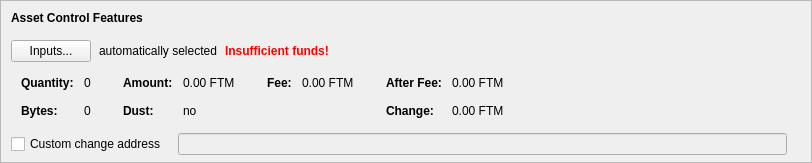
      <widget class="QFrame" name="frameAssetControl">
       <property name="sizePolicy">
        <sizepolicy hsizetype="Expanding" vsizetype="Fixed">
         <horstretch>0</horstretch>
         <verstretch>0</verstretch>
        </sizepolicy>
       </property>
       <property name="maximumSize">
        <size>
         <width>16777215</width>
         <height>16777215</height>
        </size>
       </property>
       <property name="frameShape">
        <enum>QFrame::StyledPanel</enum>
       </property>
       <property name="frameShadow">
        <enum>QFrame::Sunken</enum>
       </property>
       <layout class="QVBoxLayout" name="verticalLayoutAssetControl2">
        <property name="spacing">
         <number>0</number>
        </property>
        <property name="leftMargin">
         <number>0</number>
        </property>
        <property name="topMargin">
         <number>0</number>
        </property>
        <property name="rightMargin">
         <number>0</number>
        </property>
        <property name="bottomMargin">
         <number>6</number>
        </property>
        <item>
         <layout class="QVBoxLayout" name="verticalLayoutAssetControl" stretch="0,0,0,0,1">
          <property name="spacing">
           <number>0</number>
          </property>
          <property name="leftMargin">
           <number>10</number>
          </property>
          <property name="topMargin">
           <number>10</number>
          </property>
          <item>
           <layout class="QHBoxLayout" name="horizontalLayoutAssetControl1">
            <property name="bottomMargin">
             <number>15</number>
            </property>
            <item>
             <widget class="QLabel" name="labelAssetControlFeatures">
              <property name="sizePolicy">
               <sizepolicy hsizetype="Preferred" vsizetype="Maximum">
                <horstretch>0</horstretch>
                <verstretch>0</verstretch>
               </sizepolicy>
              </property>
              <property name="font">
               <font>
                <weight>75</weight>
                <bold>true</bold>
               </font>
              </property>
              <property name="styleSheet">
               <string notr="true">font-weight:bold;</string>
              </property>
              <property name="text">
               <string>Asset Control Features</string>
              </property>
             </widget>
            </item>
           </layout>
          </item>
          <item>
           <layout class="QHBoxLayout" name="horizontalLayoutAssetControl2" stretch="0,0,0,0">
            <property name="spacing">
             <number>8</number>
            </property>
            <property name="bottomMargin">
             <number>10</number>
            </property>
            <item>
             <widget class="QPushButton" name="pushButtonAssetControl">
              <property name="styleSheet">
               <string notr="true"/>
              </property>
              <property name="text">
               <string>Inputs...</string>
              </property>
              <property name="autoDefault">
               <bool>false</bool>
              </property>
             </widget>
            </item>
            <item>
             <widget class="QLabel" name="labelAssetControlAutomaticallySelected">
              <property name="text">
               <string>automatically selected</string>
              </property>
              <property name="margin">
               <number>5</number>
              </property>
             </widget>
            </item>
            <item>
             <widget class="QLabel" name="labelAssetControlInsuffFunds">
              <property name="font">
               <font>
                <weight>75</weight>
                <bold>true</bold>
               </font>
              </property>
              <property name="styleSheet">
               <string notr="true">color:red;font-weight:bold;</string>
              </property>
              <property name="text">
               <string>Insufficient funds!</string>
              </property>
              <property name="margin">
               <number>5</number>
              </property>
             </widget>
            </item>
            <item>
             <spacer name="horizontalSpacerAssetControl">
              <property name="orientation">
               <enum>Qt::Horizontal</enum>
              </property>
              <property name="sizeHint" stdset="0">
               <size>
                <width>40</width>
                <height>1</height>
               </size>
              </property>
             </spacer>
            </item>
           </layout>
          </item>
          <item>
           <widget class="QWidget" name="widgetAssetControl" native="true">
            <property name="sizePolicy">
             <sizepolicy hsizetype="Preferred" vsizetype="Preferred">
              <horstretch>0</horstretch>
              <verstretch>0</verstretch>
             </sizepolicy>
            </property>
            <property name="minimumSize">
             <size>
              <width>0</width>
              <height>0</height>
             </size>
            </property>
            <property name="styleSheet">
             <string notr="true"/>
            </property>
            <layout class="QHBoxLayout" name="horizontalLayoutAssetControl5">
             <property name="leftMargin">
              <number>0</number>
             </property>
             <property name="topMargin">
              <number>0</number>
             </property>
             <property name="rightMargin">
              <number>0</number>
             </property>
             <property name="bottomMargin">
              <number>0</number>
             </property>
             <item>
              <layout class="QHBoxLayout" name="horizontalLayoutAssetControl3" stretch="0,0,0,1">
               <property name="spacing">
                <number>20</number>
               </property>
               <property name="topMargin">
                <number>0</number>
               </property>
               <property name="bottomMargin">
                <number>10</number>
               </property>
               <item>
                <layout class="QFormLayout" name="formLayoutAssetControl1">
                 <property name="horizontalSpacing">
                  <number>10</number>
                 </property>
                 <property name="verticalSpacing">
                  <number>14</number>
                 </property>
                 <property name="leftMargin">
                  <number>10</number>
                 </property>
                 <property name="topMargin">
                  <number>4</number>
                 </property>
                 <property name="rightMargin">
                  <number>6</number>
                 </property>
                 <item row="0" column="0">
                  <widget class="QLabel" name="labelAssetControlQuantityText">
                   <property name="font">
                    <font>
                     <weight>75</weight>
                     <bold>true</bold>
                    </font>
                   </property>
                   <property name="text">
                    <string>Quantity:</string>
                   </property>
                   <property name="margin">
                    <number>0</number>
                   </property>
                  </widget>
                 </item>
                 <item row="0" column="1">
                  <widget class="QLabel" name="labelAssetControlQuantity">
                   <property name="cursor">
                    <cursorShape>IBeamCursor</cursorShape>
                   </property>
                   <property name="contextMenuPolicy">
                    <enum>Qt::ActionsContextMenu</enum>
                   </property>
                   <property name="text">
                    <string notr="true">0</string>
                   </property>
                   <property name="margin">
                    <number>0</number>
                   </property>
                   <property name="textInteractionFlags">
                    <set>Qt::LinksAccessibleByMouse|Qt::TextSelectableByKeyboard|Qt::TextSelectableByMouse</set>
                   </property>
                  </widget>
                 </item>
                 <item row="1" column="0">
                  <widget class="QLabel" name="labelAssetControlBytesText">
                   <property name="font">
                    <font>
                     <weight>75</weight>
                     <bold>true</bold>
                    </font>
                   </property>
                   <property name="text">
                    <string>Bytes:</string>
                   </property>
                  </widget>
                 </item>
                 <item row="1" column="1">
                  <widget class="QLabel" name="labelAssetControlBytes">
                   <property name="cursor">
                    <cursorShape>IBeamCursor</cursorShape>
                   </property>
                   <property name="contextMenuPolicy">
                    <enum>Qt::ActionsContextMenu</enum>
                   </property>
                   <property name="text">
                    <string notr="true">0</string>
                   </property>
                   <property name="textInteractionFlags">
                    <set>Qt::LinksAccessibleByMouse|Qt::TextSelectableByKeyboard|Qt::TextSelectableByMouse</set>
                   </property>
                  </widget>
                 </item>
                </layout>
               </item>
               <item>
                <layout class="QFormLayout" name="formLayoutAssetControl2">
                 <property name="horizontalSpacing">
                  <number>10</number>
                 </property>
                 <property name="verticalSpacing">
                  <number>14</number>
                 </property>
                 <property name="leftMargin">
                  <number>6</number>
                 </property>
                 <property name="topMargin">
                  <number>4</number>
                 </property>
                 <property name="rightMargin">
                  <number>6</number>
                 </property>
                 <item row="0" column="0">
                  <widget class="QLabel" name="labelAssetControlAmountText">
                   <property name="font">
                    <font>
                     <weight>75</weight>
                     <bold>true</bold>
                    </font>
                   </property>
                   <property name="text">
                    <string>Amount:</string>
                   </property>
                   <property name="margin">
                    <number>0</number>
                   </property>
                  </widget>
                 </item>
                 <item row="0" column="1">
                  <widget class="QLabel" name="labelAssetControlAmount">
                   <property name="cursor">
                    <cursorShape>IBeamCursor</cursorShape>
                   </property>
                   <property name="contextMenuPolicy">
                    <enum>Qt::ActionsContextMenu</enum>
                   </property>
                   <property name="text">
                    <string notr="true">0.00 FTM</string>
                   </property>
                   <property name="textInteractionFlags">
                    <set>Qt::LinksAccessibleByMouse|Qt::TextSelectableByKeyboard|Qt::TextSelectableByMouse</set>
                   </property>
                  </widget>
                 </item>
                 <item row="1" column="0">
                  <widget class="QLabel" name="labelAssetControlLowOutputText">
                   <property name="font">
                    <font>
                     <weight>75</weight>
                     <bold>true</bold>
                    </font>
                   </property>
                   <property name="text">
                    <string>Dust:</string>
                   </property>
                  </widget>
                 </item>
                 <item row="1" column="1">
                  <widget class="QLabel" name="labelAssetControlLowOutput">
                   <property name="cursor">
                    <cursorShape>IBeamCursor</cursorShape>
                   </property>
                   <property name="contextMenuPolicy">
                    <enum>Qt::ActionsContextMenu</enum>
                   </property>
                   <property name="text">
                    <string notr="true">no</string>
                   </property>
                   <property name="textInteractionFlags">
                    <set>Qt::LinksAccessibleByMouse|Qt::TextSelectableByKeyboard|Qt::TextSelectableByMouse</set>
                   </property>
                  </widget>
                 </item>
                </layout>
               </item>
               <item>
                <layout class="QFormLayout" name="formLayoutAssetControl3">
                 <property name="horizontalSpacing">
                  <number>10</number>
                 </property>
                 <property name="verticalSpacing">
                  <number>14</number>
                 </property>
                 <property name="leftMargin">
                  <number>6</number>
                 </property>
                 <property name="topMargin">
                  <number>4</number>
                 </property>
                 <property name="rightMargin">
                  <number>6</number>
                 </property>
                 <item row="0" column="0">
                  <widget class="QLabel" name="labelAssetControlFeeText">
                   <property name="font">
                    <font>
                     <weight>75</weight>
                     <bold>true</bold>
                    </font>
                   </property>
                   <property name="text">
                    <string>Fee:</string>
                   </property>
                   <property name="margin">
                    <number>0</number>
                   </property>
                  </widget>
                 </item>
                 <item row="0" column="1">
                  <widget class="QLabel" name="labelAssetControlFee">
                   <property name="cursor">
                    <cursorShape>IBeamCursor</cursorShape>
                   </property>
                   <property name="contextMenuPolicy">
                    <enum>Qt::ActionsContextMenu</enum>
                   </property>
                   <property name="text">
                    <string notr="true">0.00 FTM</string>
                   </property>
                   <property name="textInteractionFlags">
                    <set>Qt::LinksAccessibleByMouse|Qt::TextSelectableByKeyboard|Qt::TextSelectableByMouse</set>
                   </property>
                  </widget>
                 </item>
                </layout>
               </item>
               <item>
                <layout class="QFormLayout" name="formLayoutAssetControl4">
                 <property name="horizontalSpacing">
                  <number>10</number>
                 </property>
                 <property name="verticalSpacing">
                  <number>14</number>
                 </property>
                 <property name="leftMargin">
                  <number>6</number>
                 </property>
                 <property name="topMargin">
                  <number>4</number>
                 </property>
                 <property name="rightMargin">
                  <number>6</number>
                 </property>
                 <item row="0" column="0">
                  <widget class="QLabel" name="labelAssetControlAfterFeeText">
                   <property name="font">
                    <font>
                     <weight>75</weight>
                     <bold>true</bold>
                    </font>
                   </property>
                   <property name="text">
                    <string>After Fee:</string>
                   </property>
                   <property name="margin">
                    <number>0</number>
                   </property>
                  </widget>
                 </item>
                 <item row="0" column="1">
                  <widget class="QLabel" name="labelAssetControlAfterFee">
                   <property name="cursor">
                    <cursorShape>IBeamCursor</cursorShape>
                   </property>
                   <property name="contextMenuPolicy">
                    <enum>Qt::ActionsContextMenu</enum>
                   </property>
                   <property name="text">
                    <string notr="true">0.00 FTM</string>
                   </property>
                   <property name="textInteractionFlags">
                    <set>Qt::LinksAccessibleByMouse|Qt::TextSelectableByKeyboard|Qt::TextSelectableByMouse</set>
                   </property>
                  </widget>
                 </item>
                 <item row="1" column="0">
                  <widget class="QLabel" name="labelAssetControlChangeText">
                   <property name="font">
                    <font>
                     <weight>75</weight>
                     <bold>true</bold>
                    </font>
                   </property>
                   <property name="text">
                    <string>Change:</string>
                   </property>
                  </widget>
                 </item>
                 <item row="1" column="1">
                  <widget class="QLabel" name="labelAssetControlChange">
                   <property name="cursor">
                    <cursorShape>IBeamCursor</cursorShape>
                   </property>
                   <property name="contextMenuPolicy">
                    <enum>Qt::ActionsContextMenu</enum>
                   </property>
                   <property name="text">
                    <string notr="true">0.00 FTM</string>
                   </property>
                   <property name="textInteractionFlags">
                    <set>Qt::LinksAccessibleByMouse|Qt::TextSelectableByKeyboard|Qt::TextSelectableByMouse</set>
                   </property>
                  </widget>
                 </item>
                </layout>
               </item>
              </layout>
             </item>
            </layout>
           </widget>
          </item>
          <item>
           <layout class="QHBoxLayout" name="horizontalLayoutAssetControl4" stretch="0,0,0">
            <property name="spacing">
             <number>12</number>
            </property>
            <property name="sizeConstraint">
             <enum>QLayout::SetDefaultConstraint</enum>
            </property>
            <property name="topMargin">
             <number>5</number>
            </property>
            <property name="rightMargin">
             <number>5</number>
            </property>
            <item>
             <widget class="QCheckBox" name="checkBoxAssetControlChange">
              <property name="toolTip">
               <string>If this is activated, but the change address is empty or invalid, change will be sent to a newly generated address.</string>
              </property>
              <property name="text">
               <string>Custom change address</string>
              </property>
             </widget>
            </item>
            <item>
             <widget class="QValidatedLineEdit" name="lineEditAssetControlChange">
              <property name="enabled">
               <bool>false</bool>
              </property>
              <property name="sizePolicy">
               <sizepolicy hsizetype="Expanding" vsizetype="Fixed">
                <horstretch>0</horstretch>
                <verstretch>0</verstretch>
               </sizepolicy>
              </property>
             </widget>
            </item>
            <item>
             <widget class="QLabel" name="labelAssetControlChangeLabel">
              <property name="sizePolicy">
               <sizepolicy hsizetype="Preferred" vsizetype="Expanding">
                <horstretch>0</horstretch>
                <verstretch>0</verstretch>
               </sizepolicy>
              </property>
              <property name="minimumSize">
               <size>
                <width>0</width>
                <height>0</height>
               </size>
              </property>
              <property name="text">
               <string/>
              </property>
              <property name="margin">
               <number>3</number>
              </property>
             </widget>
            </item>
           </layout>
          </item>
          <item>
           <spacer name="verticalSpacerAssetControl">
            <property name="orientation">
             <enum>Qt::Vertical</enum>
            </property>
            <property name="sizeHint" stdset="0">
             <size>
              <width>800</width>
              <height>1</height>
             </size>
            </property>
           </spacer>
          </item>
         </layout>
        </item>
       </layout>
      </widget>
